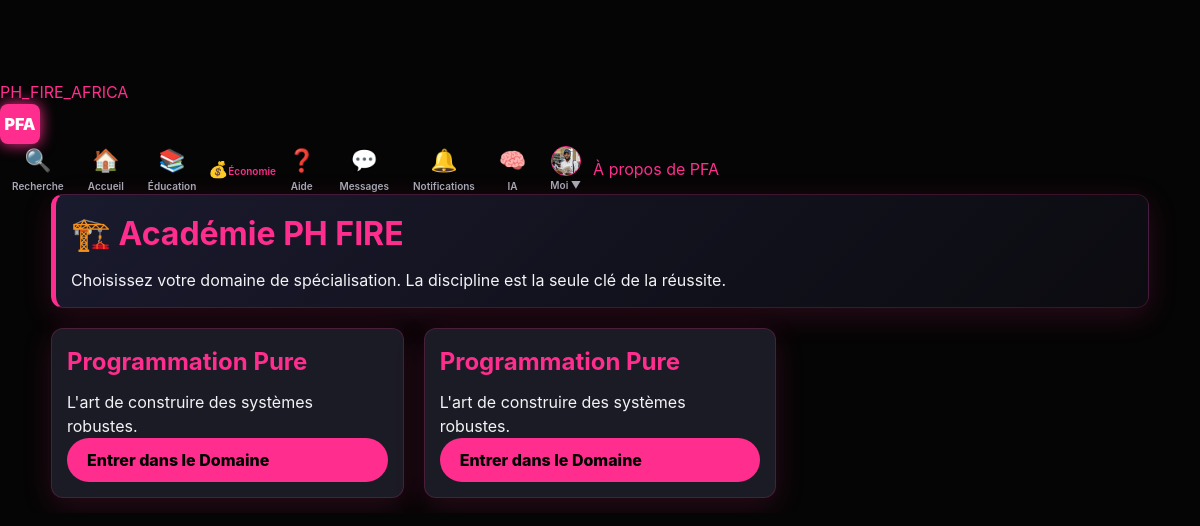
The app's page /academie (signed in) with its own data.
### tables this page shows
CREATE TABLE users (
  id INTEGER PRIMARY KEY AUTOINCREMENT,
  username TEXT UNIQUE NOT NULL,
  identifier TEXT UNIQUE NOT NULL,
  display_name TEXT NOT NULL,
  bio TEXT DEFAULT '',
  password_hash TEXT NOT NULL,
  created_at TEXT NOT NULL
, profile_pic TEXT DEFAULT 'default_avatar.png', cover_pic TEXT DEFAULT 'default_cover.jpg', role TEXT DEFAULT 'apprenant', language TEXT DEFAULT 'fr', privacy_level TEXT DEFAULT 'public', video_pref TEXT DEFAULT 'data_saver');

CREATE TABLE domains (id INTEGER PRIMARY KEY AUTOINCREMENT, nom VARCHAR(100), description TEXT);

### app.py (the view)
    @app.get("/academie")
    @login_required
    def academie_home():
        domaines = db_all("SELECT * FROM domains")
        return render_template("academie/home.html", domaines=domaines)

### templates/academie/home.html (shortened to what this page needs)
{% extends "base.html" %}
{% block content %}
<div class="card" style="border-left: 5px solid var(--accent); background: linear-gradient(135deg, #1a1a2e, #0b0b10);">
    <h1 style="color: var(--accent);">🏗️ Académie PH FIRE</h1>
    <p class="muted">Choisissez votre domaine de spécialisation. La discipline est la seule clé de la réussite.</p>
</div>
<div class="grid" style="display: grid; grid-template-columns: repeat(auto-fill, minmax(300px, 1fr)); gap: 20px; margin-top: 20px;">
    {% for d in domaines %}
    <div class="card" style="display: flex; flex-direction: column; justify-content: space-between;">
        <div>
            <h2 style="margin-bottom: 10px;">{{ d.nom }}</h2>
            <p class="small muted" style="line-height: 1.5;">{{ d.description }}</p>
        </div>
        <a href="{{ url_for('academie_domaine', d_id=d.id) }}" class="btn" style="width: 100%;">
            Entrer dans le Domaine
        </a>
    </div>
    {% else %}
    <div class="card" style="grid-column: 1 / -1; text-align: center; padding: 50px;">
        <p class="muted">Aucun domaine n'est encore ouvert. L'administration prépare les fondations.</p>
    </div>
    {% endfor %}
</div>
{% endblock %}

### templates/base.html (shortened to what this page needs)
<!DOCTYPE html>
<html lang="fr">
<head>
  <link rel="stylesheet" href="{{ url_for('static', filename='style.css') }}">
</head>
<body>
  {% if me %}
  <div class="nav-left">
     <a href="{{ url_for('feed') }}" class="nav-logo">PH_FIRE_AFRICA</a>
    <a href="{{ url_for('feed') }}" class="logo-pfa">PFA</a>
  </div>
      <nav class="nav-icons-group">
      <a href="{{ url_for('rechercher') }}" class="nav-link-icon" title="Rechercher">
      <span class="icon">🔍</span><span class="nav-text">Recherche</span></a>
      <a href="{{ url_for('feed') }}" class="nav-link-icon" title="Accueil">
      <span class="icon">🏠</span><span class="nav-text">Accueil</span></a>
      <a href="{{ url_for('academie_home') }}" class="nav-link-icon" title="Éducation">
      <span class="icon">📚</span><span class="nav-text">Éducation</span></a>
      <a href="{{ url_for('wallet') }}" class="nav-icon" title="Économie">
      <span class="icon">💰</span><span class="nav-text">Économie</span></a>
        <a href="{{ url_for('guide_utilisation') }}" class="nav-link-icon" title="Guide d'utilisation">
      <span class="icon">❓</span>
      <span class="nav-text">Aide</span>
    </a>
      <a href="{{ url_for('messages') }}" class="nav-link-icon" title="Messages">
    <span class="icon">💬</span>
    <span class="nav-text">Messages</span>
</a>
<a href="{{ url_for('notifications') }}" class="nav-link-icon" title="Notifications">
    <span class="icon">🔔</span>
    <span class="nav-text">Notifications</span>
</a>
      <a href="{{ url_for('tuteur_view') }}" class="nav-link-icon" title="IA Mwalimu">
      <span class="icon">🧠</span><span class="nav-text">IA</span></a>
      <a href="{{ url_for('profile', username=me.username) }}" class="nav-link-icon profile-link">
      <img src="{{ url_for('static', filename='uploads/' ~ me.profile_pic) }}" class="avatar-nav" onerror="this.src='https://ui-avatars.com/api/?name={{ me.display_name }}&background=ff2d8d&color=fff'">
      <span class="nav-text">Moi ▼</span></a>
      <a href="{{ url_for('a_propos') }}" class="muted small">À propos de PFA</a>
    </nav>
  {% endif %}
  <main class="container">
    {% block content %}{% endblock %}
  </main>
</body>
</html>

### static/style.css (style rules this page uses)
:root { --bg: #050505; --panel: #1b1b25; --panel-glass: rgba(27, 27, 37, 0.98); --accent: #ff2d8d; --accent-dark: #e2316c; --text-main: #f3f3f6; --muted: #a7a7b4; --border: rgba(255, 45, 141, 0.2); --radius: 12px; --shadow: 0 8px 30px rgba(255, 45, 141, 0.15); --nav-height: 65px; }
* { box-sizing: border-box; margin: 0; padding: 0; }
html, body { width: 100%; max-width: 100vw; overflow-x: hidden; background-color: var(--bg); color: var(--text-main); font-family: 'Inter', system-ui, sans-serif; line-height: 1.5; }
body { padding-top: calc(var(--nav-height) + 15px); }
a { color: var(--accent); text-decoration: none; transition: 0.3s; }
h1, h2, h3, h4 { color: var(--accent); margin-bottom: 10px; }
img { max-width: 100%; height: auto; display: block; object-fit: cover; }
.logo-pfa { background-color: var(--accent); color: #fff !important; width: 40px; height: 40px; display: flex; align-items: center; justify-content: center; border-radius: 8px; font-weight: 900; font-size: 16px; box-shadow: 0 0 15px var(--accent); }
.nav-icons-group { display: flex; align-items: center; height: 100%; }
.nav-link-icon { display: flex; flex-direction: column; align-items: center; padding: 0 12px; height: 100%; color: var(--muted); text-decoration: none; }
.nav-link-icon .icon { font-size: 22px; }
.nav-text { font-size: 10px; margin-top: 2px; font-weight: 600; }
.container { max-width: 1128px; margin: 0 auto; padding: 0 15px; }
.card { background: var(--panel); border: 1px solid var(--border); border-radius: var(--radius); padding: 15px; margin-bottom: 15px; box-shadow: var(--shadow); }
.avatar-nav, .avatar-chat { width: 30px; height: 30px; border-radius: 50% !important; border: 1.5px solid var(--accent); }
.btn { background: var(--accent); color: #000; padding: 10px 20px; border-radius: 30px; font-weight: 800; border: none; cursor: pointer; }

### records on screen
users: profile_pic (picture)
domains: nom "Programmation Pure", description "L'art de construire des systèmes robustes."
domains: nom "Programmation Pure", description "L'art de construire des systèmes robustes."
